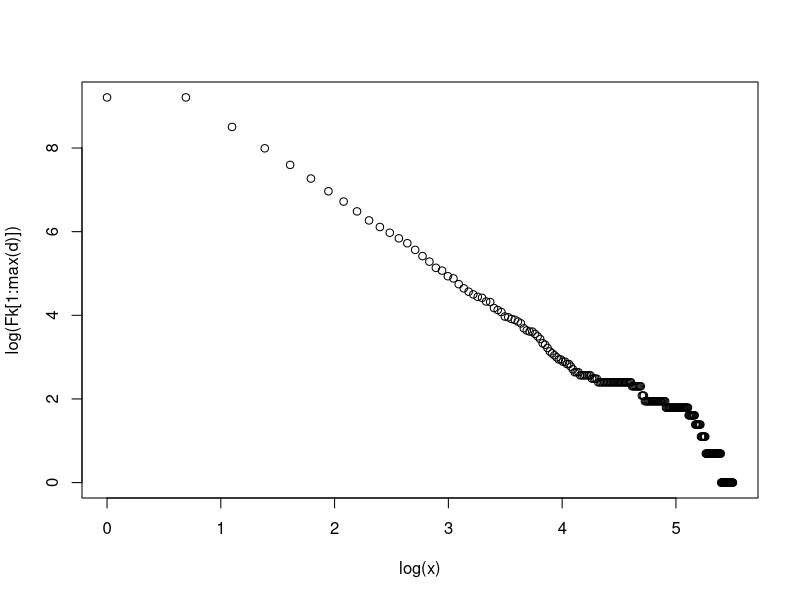
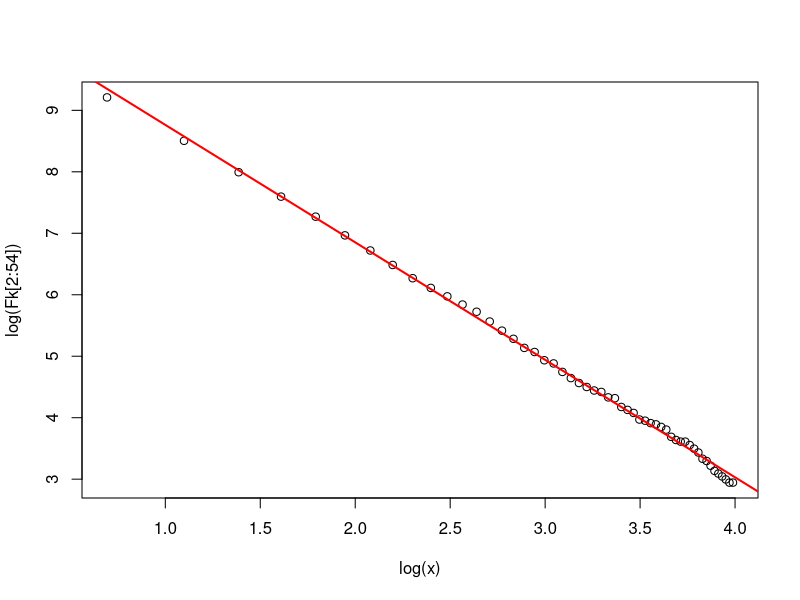

Generate these figures, in order, with R: (Note: a time limit stopped this script after it produced the figures.)
## ---- chunk 1
BA=function(m0,m,N){
  d=numeric(N)
  p=numeric(N)
  d[1:m0]=m0-1  #generate a complete graph
  for(i in 1:(N-m0)){
    p=d/sum(d)
    n=sample(1:N,size=m,replace=FALSE,prob=p) #Preferred connection
    d[n]=d[n]+1
    d[m0+i]=m
  }
  return(d)
}
## ---- chunk 2
set.seed(12345)
N=10000
m0=10
m=2
d=BA(m0,m,N)
Fk=numeric(max(d))
for(i in 1:max(d)){
  Fk[i]=sum(as.integer(d>=i))
}
x=1:max(d)
plot(log(x),log(Fk[1:max(d)]))
## ---- chunk 3
x=2:54
plot(log(x),log(Fk[2:54]))
fit=lm(log(Fk[2:54])~log(x))
print(fit)
coef=round(fit$coef,3)
abline(a=coef[1],b=coef[2],col="red",lwd=2)
## ---- chunk 4
HV=function(N,beta){
  delta=log(N)
  x=rexp(N,1)
  f=function(m,n){
    p=1/(1+exp(-beta*(m+n-delta))) #Connection function
    return(p)
  }
  d=numeric(N)
  for(i in 1:(N-1)){
    for(j in (i+1):N){
      if(runif(1)<f(x[i],x[j])){
        d[i]=d[i]+1
        d[j]=d[j]+1}
      else{d[i]=d[i]
      d[j]=d[j]}
    }
  }
  return(d)
}
## ---- chunk 5
set.seed(12345)
N=10000
beta=0.7
d=HV(N,beta)
Fk=numeric(max(d))
for(i in 1:max(d)){
  Fk[i]=sum(as.integer(d>=i))
}
x=1:max(d)
plot(log(x),log(Fk[1:max(d)]))
## ---- chunk 6
x=55:1050
plot(log(x),log(Fk[55:1050]))
fit=lm(log(Fk[55:1050])~log(x))
print(fit)
coef=round(fit$coef,3)
abline(a=coef[1],b=coef[2],col="red",lwd=2)
